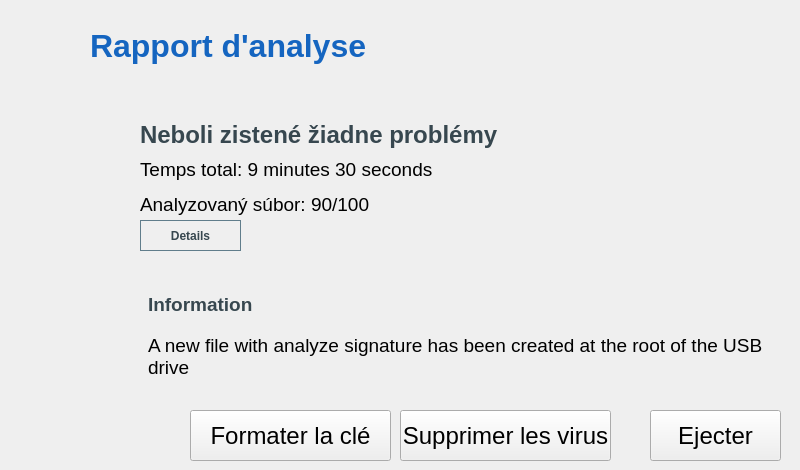
    <widget class="QWidget" name="report_view">
     <property name="styleSheet">
      <string notr="true">#btn_restart_reportView {
	background-color: transparent;
}

#btnShowInfectedFiles { 
	background-color: transparent;
	border: 1px solid #607d8b;
	color: rgb(55, 71, 79);
}</string>
     </property>
     <widget class="QLabel" name="img_report_state">
      <property name="geometry">
       <rect>
        <x>0</x>
        <y>120</y>
        <width>100</width>
        <height>100</height>
       </rect>
      </property>
      <property name="styleSheet">
       <string notr="true"/>
      </property>
      <property name="text">
       <string/>
      </property>
      <property name="alignment">
       <set>Qt::AlignmentFlag::AlignCenter</set>
      </property>
     </widget>
     <widget class="QLabel" name="label_report_title_2">
      <property name="geometry">
       <rect>
        <x>90</x>
        <y>20</y>
        <width>701</width>
        <height>51</height>
       </rect>
      </property>
      <property name="font">
       <font>
        <pointsize>24</pointsize>
        <bold>true</bold>
       </font>
      </property>
      <property name="styleSheet">
       <string notr="true">color: rgb(21, 101, 192);</string>
      </property>
      <property name="text">
       <string>Rapport d'analyse</string>
      </property>
     </widget>
     <widget class="QWidget" name="verticalLayoutWidget_3">
      <property name="geometry">
       <rect>
        <x>140</x>
        <y>120</y>
        <width>641</width>
        <height>99</height>
       </rect>
      </property>
      <layout class="QVBoxLayout" name="verticalLayout_4">
       <item>
        <widget class="QLabel" name="label_report_state_title">
         <property name="font">
          <font>
           <pointsize>18</pointsize>
           <bold>true</bold>
          </font>
         </property>
         <property name="styleSheet">
          <string notr="true">color: rgb(55, 71, 79);</string>
         </property>
         <property name="text">
          <string>Neboli zistené žiadne problémy</string>
         </property>
        </widget>
       </item>
       <item>
        <widget class="QLabel" name="label_report_time">
         <property name="font">
          <font>
           <pointsize>14</pointsize>
          </font>
         </property>
         <property name="text">
          <string>Temps total: 9 minutes 30 seconds</string>
         </property>
        </widget>
       </item>
       <item>
        <widget class="QLabel" name="label_report_files">
         <property name="font">
          <font>
           <pointsize>14</pointsize>
          </font>
         </property>
         <property name="text">
          <string>Analyzovaný súbor: 90/100</string>
         </property>
        </widget>
       </item>
      </layout>
     </widget>
     <widget class="QWidget" name="verticalLayoutWidget_4">
      <property name="geometry">
       <rect>
        <x>148</x>
        <y>280</y>
        <width>631</width>
        <height>101</height>
       </rect>
      </property>
      <layout class="QVBoxLayout" name="verticalLayout_5">
       <item>
        <widget class="QLabel" name="label_report_information">
         <property name="font">
          <font>
           <pointsize>14</pointsize>
           <bold>true</bold>
          </font>
         </property>
         <property name="styleSheet">
          <string notr="true">color: rgb(55, 71, 79);</string>
         </property>
         <property name="text">
          <string>Information</string>
         </property>
        </widget>
       </item>
       <item>
        <widget class="QLabel" name="label_report_information_details">
         <property name="font">
          <font>
           <pointsize>14</pointsize>
          </font>
         </property>
         <property name="text">
          <string>A new file with analyze signature has been created at the root of the USB drive</string>
         </property>
         <property name="scaledContents">
          <bool>true</bool>
         </property>
         <property name="alignment">
          <set>Qt::AlignmentFlag::AlignLeading|Qt::AlignmentFlag::AlignLeft|Qt::AlignmentFlag::AlignTop</set>
         </property>
         <property name="wordWrap">
          <bool>true</bool>
         </property>
        </widget>
       </item>
      </layout>
     </widget>
     <widget class="QLabel" name="logo_reportView">
      <property name="geometry">
       <rect>
        <x>0</x>
        <y>0</y>
        <width>80</width>
        <height>80</height>
       </rect>
      </property>
      <property name="styleSheet">
       <string notr="true">image: url(:/resources/assets/USBGuardian.png);</string>
      </property>
      <property name="text">
       <string/>
      </property>
      <property name="alignment">
       <set>Qt::AlignmentFlag::AlignCenter</set>
      </property>
     </widget>
     <widget class="QPushButton" name="btn_restart_reportView">
      <property name="geometry">
       <rect>
        <x>740</x>
        <y>10</y>
        <width>32</width>
        <height>32</height>
       </rect>
      </property>
      <property name="maximumSize">
       <size>
        <width>32</width>
        <height>32</height>
       </size>
      </property>
      <property name="styleSheet">
       <string notr="true">border-image: url(:/resources/assets/icons/power.png);</string>
      </property>
      <property name="text">
       <string/>
      </property>
      <property name="flat">
       <bool>true</bool>
      </property>
     </widget>
     <widget class="QPushButton" name="btnEject">
      <property name="geometry">
       <rect>
        <x>650</x>
        <y>410</y>
        <width>131</width>
        <height>51</height>
       </rect>
      </property>
      <property name="font">
       <font>
        <pointsize>18</pointsize>
       </font>
      </property>
      <property name="text">
       <string>Ejecter</string>
      </property>
     </widget>
     <widget class="QPushButton" name="btnRemove">
      <property name="geometry">
       <rect>
        <x>400</x>
        <y>410</y>
        <width>211</width>
        <height>51</height>
       </rect>
      </property>
      <property name="font">
       <font>
        <pointsize>18</pointsize>
       </font>
      </property>
      <property name="text">
       <string>Supprimer les virus</string>
      </property>
     </widget>
     <widget class="QPushButton" name="btnFormat">
      <property name="geometry">
       <rect>
        <x>190</x>
        <y>410</y>
        <width>201</width>
        <height>51</height>
       </rect>
      </property>
      <property name="font">
       <font>
        <pointsize>18</pointsize>
       </font>
      </property>
      <property name="text">
       <string>Formater la clé</string>
      </property>
     </widget>
     <widget class="QPushButton" name="btnShowInfectedFiles">
      <property name="geometry">
       <rect>
        <x>140</x>
        <y>220</y>
        <width>101</width>
        <height>31</height>
       </rect>
      </property>
      <property name="font">
       <font>
        <bold>true</bold>
       </font>
      </property>
      <property name="styleSheet">
       <string notr="true"/>
      </property>
      <property name="text">
       <string>Details</string>
      </property>
      <property name="flat">
       <bool>false</bool>
      </property>
     </widget>
    </widget>
